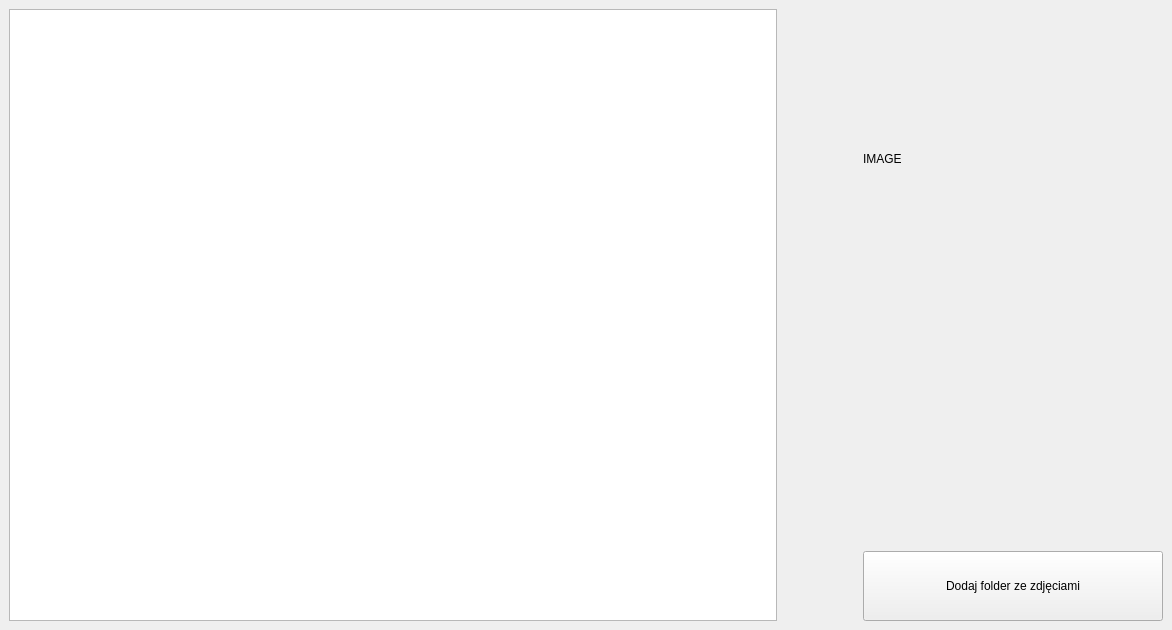
<?xml version="1.0" encoding="UTF-8"?>
<ui version="4.0">
 <class>MainWindow</class>
 <widget class="QMainWindow" name="MainWindow">
  <property name="geometry">
   <rect>
    <x>0</x>
    <y>0</y>
    <width>1172</width>
    <height>630</height>
   </rect>
  </property>
  <property name="windowTitle">
   <string>Segregator zdjęć</string>
  </property>
  <widget class="QWidget" name="centralwidget">
   <layout class="QHBoxLayout" name="horizontalLayout_2">
    <item>
     <layout class="QHBoxLayout" name="horizontalLayout_main">
      <item>
       <widget class="QTreeView" name="treeView"/>
      </item>
      <item>
       <spacer name="horizontalSpacer">
        <property name="orientation">
         <enum>Qt::Horizontal</enum>
        </property>
        <property name="sizeType">
         <enum>QSizePolicy::Preferred</enum>
        </property>
        <property name="sizeHint" stdset="0">
         <size>
          <width>80</width>
          <height>20</height>
         </size>
        </property>
       </spacer>
      </item>
      <item>
       <layout class="QVBoxLayout" name="verticalLayout_buttons">
        <item>
         <widget class="QLabel" name="label_image">
          <property name="minimumSize">
           <size>
            <width>300</width>
            <height>300</height>
           </size>
          </property>
          <property name="text">
           <string>IMAGE</string>
          </property>
         </widget>
        </item>
        <item>
         <spacer name="verticalSpacer">
          <property name="orientation">
           <enum>Qt::Vertical</enum>
          </property>
          <property name="sizeHint" stdset="0">
           <size>
            <width>20</width>
            <height>40</height>
           </size>
          </property>
         </spacer>
        </item>
        <item>
         <widget class="QPushButton" name="pushButton_addDir">
          <property name="minimumSize">
           <size>
            <width>150</width>
            <height>70</height>
           </size>
          </property>
          <property name="text">
           <string>Dodaj folder ze zdjęciami</string>
          </property>
         </widget>
        </item>
       </layout>
      </item>
     </layout>
    </item>
   </layout>
  </widget>
 </widget>
 <resources/>
 <connections/>
</ui>
